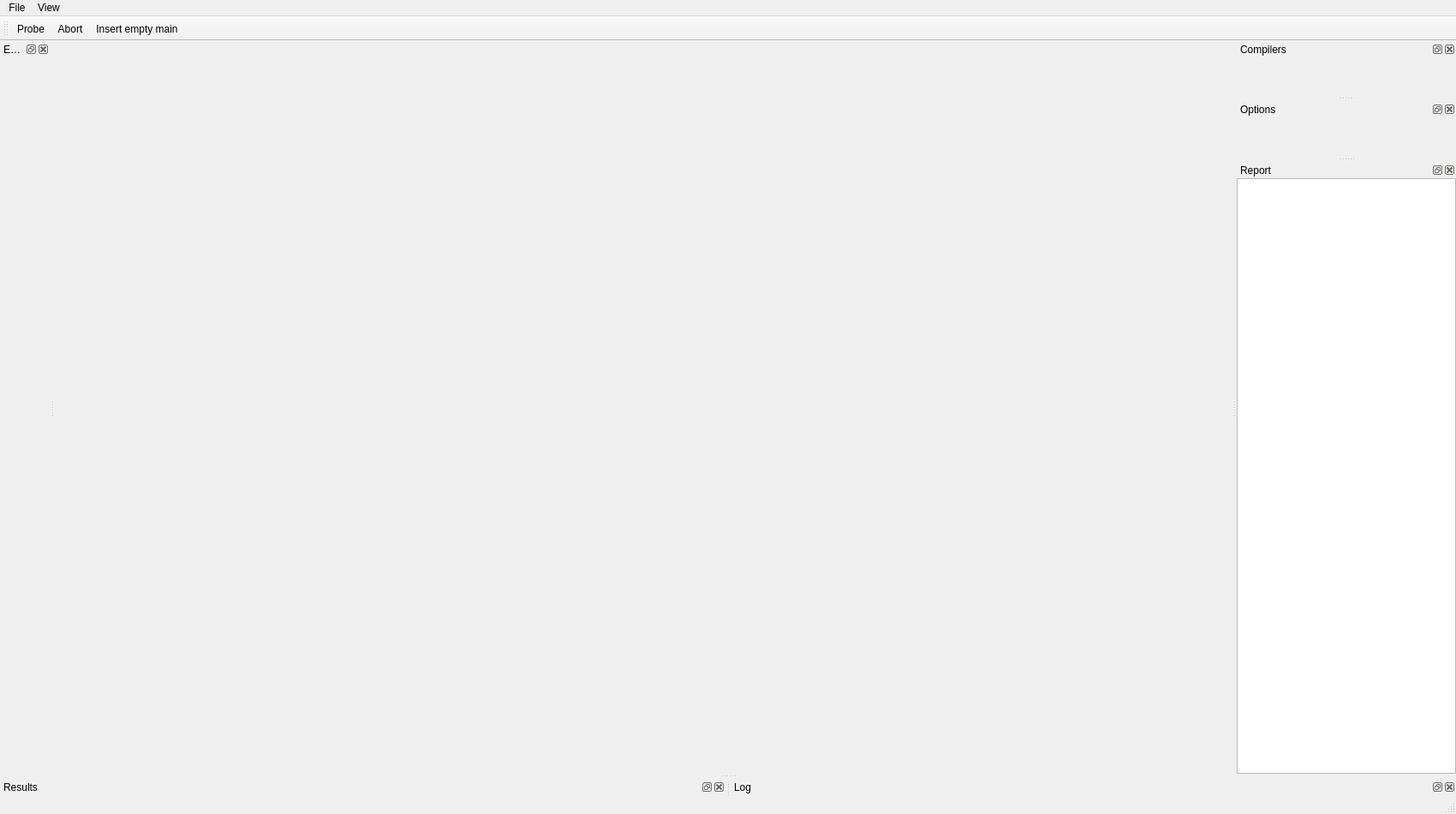
<?xml version="1.0" encoding="UTF-8"?>
<ui version="4.0">
 <class>MainWindow</class>
 <widget class="QMainWindow" name="MainWindow">
  <property name="geometry">
   <rect>
    <x>0</x>
    <y>0</y>
    <width>1700</width>
    <height>950</height>
   </rect>
  </property>
  <property name="windowTitle">
   <string>CE Multi-Compiler Tester</string>
  </property>
  <widget class="QWidget" name="centralwidget"/>
  <widget class="QMenuBar" name="menubar">
   <property name="geometry">
    <rect>
     <x>0</x>
     <y>0</y>
     <width>1700</width>
     <height>24</height>
    </rect>
   </property>
   <widget class="QMenu" name="menuFile">
    <property name="title">
     <string>File</string>
    </property>
    <addaction name="actionOpenSource"/>
    <addaction name="actionPreprocessorAddFile"/>
   <addaction name="actionPreprocessorAddHeaderSource"/>
    <addaction name="actionExportReportHTML"/>
    <addaction name="actionExportReportJSON"/>
   </widget>
   <widget class="QMenu" name="menuView">
    <property name="title">
     <string>View</string>
    </property>
   <addaction name="actionPreferences"/>
    <addaction name="actionResetLayoutSession"/>
   </widget>
   <addaction name="menuFile"/>
   <addaction name="menuView"/>
  </widget>
  <widget class="QToolBar" name="toolBarMain">
   <property name="windowTitle">
    <string>Main</string>
   </property>
   <property name="movable">
    <bool>true</bool>
   </property>
   <addaction name="actionProbe"/>
   <addaction name="actionAbort"/>
   <addaction name="actionInsertEmptyMain"/>
  </widget>
  <widget class="QStatusBar" name="statusbar"/>
  <widget class="QDockWidget" name="dock_editor">
   <property name="windowTitle">
    <string>Editor</string>
   </property>
   <attribute name="dockWidgetArea">
    <enum>LeftDockWidgetArea</enum>
   </attribute>
   <property name="allowedAreas">
    <set>Qt::AllDockWidgetAreas</set>
   </property>
   <property name="features">
    <set>QDockWidget::DockWidgetMovable|QDockWidget::DockWidgetFloatable|QDockWidget::DockWidgetClosable</set>
   </property>
   <widget class="QWidget" name="dockEditorPlaceholder"/>
  </widget>
  <widget class="QDockWidget" name="dock_compilers">
   <property name="windowTitle">
    <string>Compilers</string>
   </property>
   <attribute name="dockWidgetArea">
    <enum>RightDockWidgetArea</enum>
   </attribute>
   <property name="allowedAreas">
    <set>Qt::AllDockWidgetAreas</set>
   </property>
   <property name="features">
    <set>QDockWidget::DockWidgetMovable|QDockWidget::DockWidgetFloatable|QDockWidget::DockWidgetClosable</set>
   </property>
   <widget class="QWidget" name="dockCompilersPlaceholder"/>
  </widget>
  <widget class="QDockWidget" name="dock_options">
   <property name="windowTitle">
    <string>Options</string>
   </property>
   <attribute name="dockWidgetArea">
    <enum>RightDockWidgetArea</enum>
   </attribute>
   <property name="allowedAreas">
    <set>Qt::AllDockWidgetAreas</set>
   </property>
   <property name="features">
    <set>QDockWidget::DockWidgetMovable|QDockWidget::DockWidgetFloatable|QDockWidget::DockWidgetClosable</set>
   </property>
   <widget class="QWidget" name="dockOptionsPlaceholder"/>
  </widget>
  <widget class="QDockWidget" name="dock_results">
   <property name="windowTitle">
    <string>Results</string>
   </property>
   <attribute name="dockWidgetArea">
    <enum>BottomDockWidgetArea</enum>
   </attribute>
   <property name="allowedAreas">
    <set>Qt::AllDockWidgetAreas</set>
   </property>
   <property name="features">
    <set>QDockWidget::DockWidgetMovable|QDockWidget::DockWidgetFloatable|QDockWidget::DockWidgetClosable</set>
   </property>
   <widget class="QWidget" name="dockResultsPlaceholder"/>
  </widget>
  <widget class="QDockWidget" name="dock_log">
   <property name="windowTitle">
    <string>Log</string>
   </property>
   <attribute name="dockWidgetArea">
    <enum>BottomDockWidgetArea</enum>
   </attribute>
   <property name="allowedAreas">
    <set>Qt::AllDockWidgetAreas</set>
   </property>
   <property name="features">
    <set>QDockWidget::DockWidgetMovable|QDockWidget::DockWidgetFloatable|QDockWidget::DockWidgetClosable</set>
   </property>
   <widget class="QWidget" name="dockLogPlaceholder"/>
  </widget>
  <widget class="QDockWidget" name="dock_report">
   <property name="windowTitle">
    <string>Report</string>
   </property>
   <attribute name="dockWidgetArea">
    <enum>RightDockWidgetArea</enum>
   </attribute>
   <property name="allowedAreas">
    <set>Qt::AllDockWidgetAreas</set>
   </property>
   <property name="features">
    <set>QDockWidget::DockWidgetMovable|QDockWidget::DockWidgetFloatable|QDockWidget::DockWidgetClosable</set>
   </property>
   <widget class="QTextBrowser" name="report_browser"/>
  </widget>
  <action name="actionExportReportHTML">
   <property name="text">
    <string>Export Report (HTML)...</string>
   </property>
  </action>
  <action name="actionOpenSource">
   <property name="text">
    <string>Open Source...</string>
   </property>
   <property name="shortcut">
    <string>Ctrl+O</string>
   </property>
  </action>
  <action name="actionPreprocessorAddFile">
   <property name="text">
    <string>Preprocessor Add File...</string>
   </property>
   <property name="shortcut">
    <string>Ctrl+Shift+O</string>
   </property>
  </action>
  <action name="actionPreprocessorAddHeaderSource">
   <property name="text">
    <string>Preprocessor Header &amp; Source Add...</string>
   </property>
  </action>
  <action name="actionExportReportJSON">
   <property name="text">
    <string>Export Report (JSON)...</string>
   </property>
  </action>
  <action name="actionResetLayoutSession">
   <property name="text">
    <string>Reset Layout / Session</string>
   </property>
  </action>
  <action name="actionPreferences">
   <property name="text">
    <string>Preferences...</string>
   </property>
   <property name="shortcut">
    <string>Ctrl+,</string>
   </property>
  </action>
  <action name="actionProbe">
   <property name="text">
    <string>Probe</string>
   </property>
  </action>
  <action name="actionAbort">
   <property name="text">
    <string>Abort</string>
   </property>
  </action>
  <action name="actionInsertEmptyMain">
   <property name="text">
    <string>Insert empty main</string>
   </property>
  </action>
 </widget>
 <resources/>
 <connections/>
</ui>
